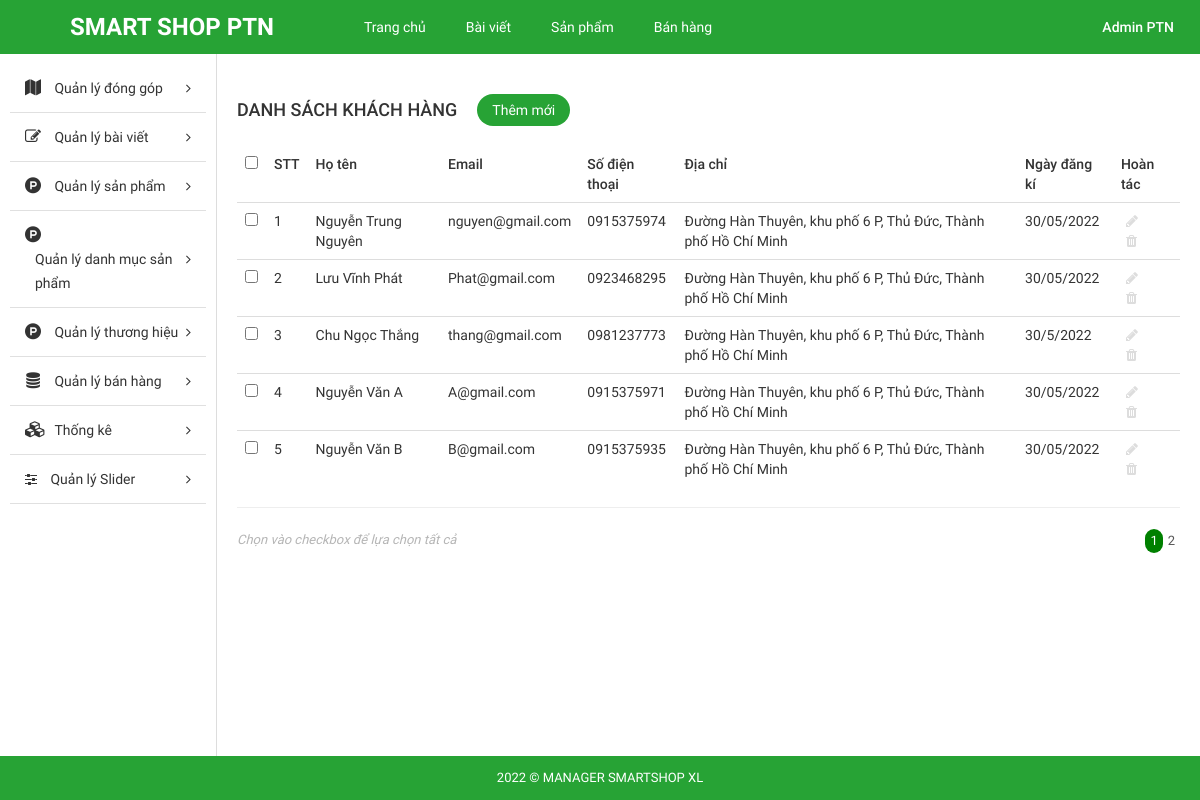
The page /Source_code/admin/index.php?modules=customers&controllers=index&action=list (signed in) on the database as committed earlier.
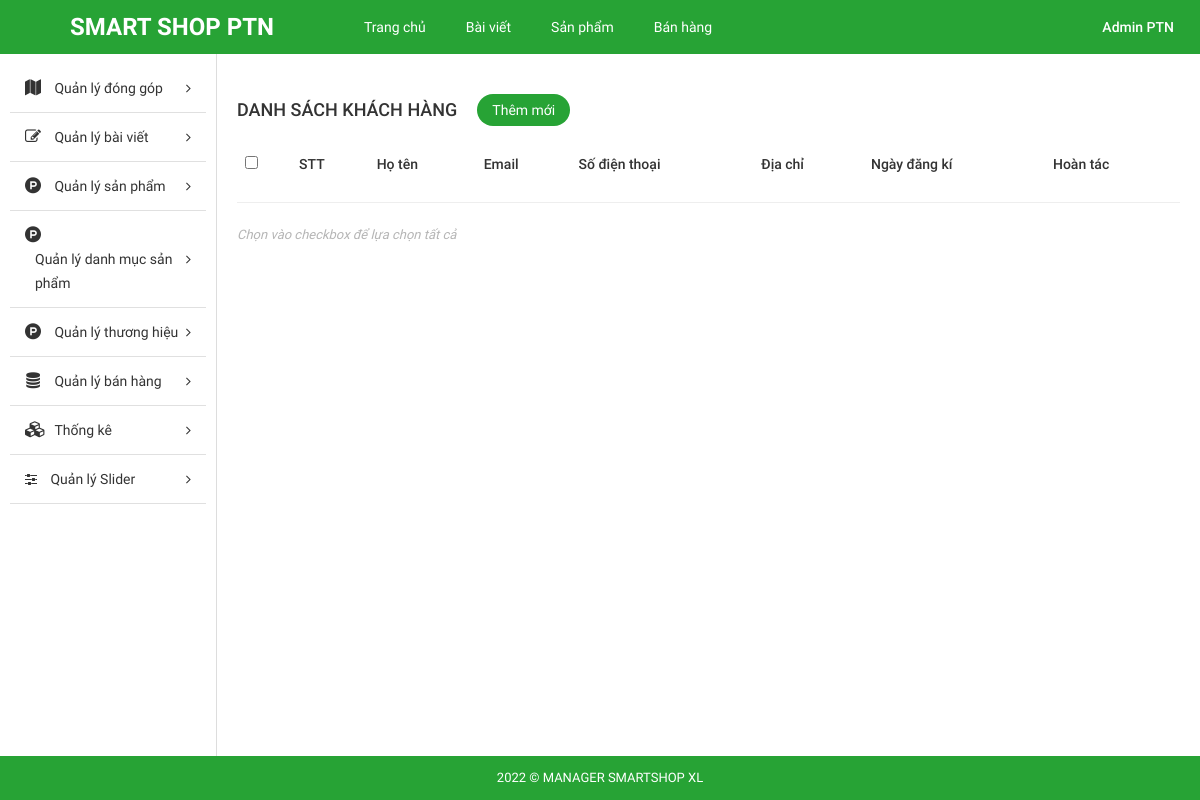
The same page on the database as committed later.
### tables this page shows
CREATE TABLE `tbl_customer` (
  `id` int(11) NOT NULL,
  `username` varchar(255) NOT NULL,
  `password` varchar(255) NOT NULL,
  `fullname` varchar(255) NOT NULL,
  `mail` varchar(255) NOT NULL,
  `phone` varchar(10) NOT NULL,
  `address` text NOT NULL,
  `create_date` varchar(255) NOT NULL
);

### Source_code/admin/libraries/database.php (called while the page is built, shortened)
<?php
function db_query($query_string) {
    global $conn;
    $result = mysqli_query($conn, $query_string);
    return $result;
}
function db_fetch_array($query_string) {
    $result = array();
    $mysqli_result = db_query($query_string);
    while ($row = mysqli_fetch_assoc($mysqli_result)) {
        $result[] = $row;
    }
    return $result;
}

### Source_code/admin/modules/customers/models/indexModel.php (called while the page is built, shortened)
<?php
function getAll() {
	return db_fetch_array("SELECT * FROM `tbl_customer`");
}
 ?>

### Source_code/admin/modules/customers/controllers/indexController.php (called while the page is built, shortened)
<?php
function listAction() {
	$data_tmp =  getAll();
	if(!empty($_GET['page'])){
		$page = $_GET['page'];
	}else{
		$page =1;
	}
	$numProduct = count($data_tmp);
	$productOnPage = 5;
	$num = ceil($numProduct/$productOnPage);
	$start = ($page - 1) * $productOnPage;
	$res =[];
	for ($i=$start; $i < $start+$productOnPage; $i++) {
		if(isset($data_tmp[$i]))
        $res[] = $data_tmp[$i];
	};
	$data = [$res, $num, $page];
	 load_view('index',$data);
}
?>

### Source_code/admin/core/router.php (called while the page is built, shortened)
<?php
$action_name = get_action().'Action';
call_function(array('construct', $action_name));

### Source_code/admin/core/appload.php (called while the page is built, shortened)
<?php
require CONFIGPATH . DIRECTORY_SEPARATOR . 'database.php';
require LIBPATH . DIRECTORY_SEPARATOR . 'database.php';
require COREPATH . DIRECTORY_SEPARATOR . 'base.php';
require COREPATH . DIRECTORY_SEPARATOR . 'router.php';

### Source_code/admin/index.php (called while the page is built, shortened)
<?php
require COREPATH.DIRECTORY_SEPARATOR.'appload.php';

### Source_code/admin/modules/customers/views/indexView.php (the view, shortened to what the changed rows need)
<?php get_header(); ?>
<div id="main-content-wp" class="list-product-page">
    <div class="wrap clearfix">
        <?php get_sidebar(); ?>
        <div id="content" class="fl-right">
            <div class="section" id="title-page">
                <div class="clearfix">
                    <h3 id="index" class="fl-left">Danh sách khách hàng</h3>
                    <a href="?modules=customers&controllers=index&action=add" title="" id="add-new" class="fl-left">Thêm mới</a>
                </div>
            </div>
            <div class="section" id="detail-page">
                <div class="section-detail">
                    <div class="table-responsive">
                        <table class="table list-table-wp">
                            <thead>
                                <tr>
                                    <td><input type="checkbox" name="checkAll" id="checkAll"></td>
                                    <td><span class="thead-text">STT</span></td>
                                    <td><span class="thead-text">Họ tên</span></td>
                                    <td><span class="thead-text">Email</span></td>
                                    <td><span class="thead-text">Số điện thoại</span></td>
                                    <td><span class="thead-text">Địa chỉ</span></td>
                                    <td><span class="thead-text">Ngày đăng kí</span></td>
                                    <td><span class="thead-text">Hoàn tác</span></td>
                                </tr>
                            </thead>
                            <tbody>
                                <?php if(!empty($data['0']))  foreach ($data['0'] as $key => $value) {?>
                                <tr>
                                    <td><input type="checkbox" name="checkItem" class="checkItem"></td>
                                    <td><span class="tbody-text"><?php echo ($key +1); ?></h3></span>
                                    <td><span class="tbody-text"><?php echo $value['fullname']; ?></h3></span>
                                    <td><span class="tbody-text"><?php echo $value['mail']; ?></span></td>
                                    <td><span class="tbody-text"><?php echo $value['phone']; ?></span></td>
                                    <td><span class="tbody-text"><?php echo $value['address']; ?></span></td>
                                    <td><span class="tbody-text"><?php echo $value['create_date']; ?></span></td>
                                    <td>
                                        <ul class="list-operation ">
                                            <li><a href="?modules=customers&controllers=index&action=edit&id=" title="Sửa" class="edit"><i class="fa fa-pencil" aria-hidden="true"></i></a></li>
                                            <li><a onclick="return Del('<?php echo $value['fullname'];?>')" href="?modules=products&controllers=index&action=delete&id=<?php echo $value['id'] ;?>" title="Xóa" class="delete"><i class="fa fa-trash" aria-hidden="true"></i></a></li>
                                        </ul>
                                    </td>
                                </tr>
                                <?php }; ?>
                            </tbody>
                        </table>
                        <hr>
                    </div>
                </div>
            </div>
            <div class="section" id="paging-wp">
                <div class="section-detail clearfix">
                    <p id="desc" class="fl-left">Chọn vào checkbox để lựa chọn tất cả</p>
                    <ul id="list-paging" class="fl-right">
                         <?php for ($i=1; $i <= $data['1'] ; $i++) { ?>
                        <li>
                            <a <?php if($i == $data['2']) echo 'style="background-color: green;color:white; border-radius:300px;"';  ?>  href="?modules=customers&controllers=index&action=list&page=<?php echo $i; ?>" title=""><?php echo $i; ?></a>
                        </li>
                        <?php }; ?>
                    </ul>
                </div>
            </div>
        </div>
    </div>
</div>
<?php get_footer(); ?>

### Source_code/admin/core/base.php (shortened to what the changed rows need)
<?php
function get_module() {
    global $config;
    $module = isset($_GET['modules']) ? $_GET['modules'] : $config['default_module'];
    return $module;
}
function call_function($list_function = array()) {
    if (is_array($list_function)) {
        foreach ($list_function as $f) {
            if (function_exists($f())) {
                $f();
            }
        }
    }
}
function load_view($name, $data_send = array()) {
    $data = $data_send;
    $path = MODULESPATH . DIRECTORY_SEPARATOR . get_module() . DIRECTORY_SEPARATOR . 'views' . DIRECTORY_SEPARATOR . $name . 'View.php';
    if (file_exists($path)) {
        require $path;
    } else {
        echo "Không tìm thấy {$path}";
    }
}
function get_header($name = '') {
    if (empty($name)) {
        $name = 'header';
    } else {
        $name = "header-{$name}";
    }
    $path = LAYOUTPATH . DIRECTORY_SEPARATOR . $name . '.php';
    if (file_exists($path)) {
        require $path;
    } else {
        echo "Không tìm thấy {$path}";
    }
}
function get_footer($name = '') {
    if (empty($name)) {
        $name = 'footer';
    } else {
        $name = "footer-{$name}";
    }
    $path = LAYOUTPATH . DIRECTORY_SEPARATOR . $name . '.php';
    if (file_exists($path)) {
        require $path;
    } else {
        echo "Không tìm thấy {$path}";
    }
}
function get_sidebar($name = '') {
    if (empty($name)) {
        $name = 'sidebar';
    } else {
        $name = "sidebar-{$name}";
    }
    $path = LAYOUTPATH . DIRECTORY_SEPARATOR . $name . '.php';
    if (file_exists($path)) {
        require $path;
    } else {
        echo "Không tìm thấy {$path}";
    }
}
?>

### Source_code/admin/layout/header.php (shortened to what the changed rows need)
<!DOCTYPE html>
<html>
    <head>
        <link href="public/css/bootstrap/bootstrap.min.css" rel="stylesheet" type="text/css"/>
        <link href="public/css/bootstrap/bootstrap-theme.min.css" rel="stylesheet" type="text/css"/>
        <link href="public/reset.css" rel="stylesheet" type="text/css"/>
        <link href="public/css/font-awesome/css/font-awesome.min.css" rel="stylesheet" type="text/css"/>
        <link href="public/style.css" rel="stylesheet" type="text/css"/>
        <link href="public/responsive.css" rel="stylesheet" type="text/css"/>
    </head>
    <body>
        <div id="site">
            <div id="container">
                <div id="header-wp">
                    <div class="wp-inner clearfix">
                        <a href="?modules=home" title="" id="logo" class="fl-left">SMART SHOP PTN</a>
                        <ul id="main-menu" class="fl-left">
                            <li>
                                <a href="?modules=home" title="">Trang chủ</a>
                            </li>
                            <li>
                                <a href="?page=list_post" title="">Bài viết</a>
                            </li>
                            <li>
                                <a href="?modules=products&controllers=index&action=list" title="">Sản phẩm</a>
                            </li>
                            <li>
                                <a href="" title="">Bán hàng</a>
                            </li>
                        </ul>
                        <div id="dropdown-user" class="dropdown dropdown-extended fl-right">
                            <button class="dropdown-toggle clearfix" type="button"  data-toggle="dropdown" aria-haspopup="true" aria-expanded="true">
                            <h3 id="account" class="fl-right"><?php echo $_SESSION['fullname'];?></h3>
                            </button>
                        </div>
                    </div>
                </div>

### Source_code/admin/layout/sidebar.php (shortened to what the changed rows need)
<div id="sidebar" class="fl-left">
    <ul id="sidebar-menu">
       <li class="nav-item">
            <a href="" title="" class="nav-link nav-toggle">
                <span class="fa fa-map icon"></span>
                <span class="title">Quản lý đóng góp</span>
            </a>
        </li>
        <li class="nav-item">
            <a href="" title="" class="nav-link nav-toggle">
                <span class="fa fa-pencil-square-o icon"></span>
                <span class="title">Quản lý bài viết</span>
            </a>
        </li>
        <li class="nav-item">
            <a href="" title="" class="nav-link nav-toggle">
                <span class="fa fa-product-hunt icon"></span>
                <span class="title">Quản lý sản phẩm</span>
            </a>
        </li>
        <li class="nav-item">
            <a href="" title="" class="nav-link nav-toggle">
                <span class="fa fa-product-hunt icon"></span>
                <span class="title">Quản lý danh mục sản phẩm</span>
            </a>
        </li>
            <li class="nav-item">
            <a href="" title="" class="nav-link nav-toggle">
                <span class="fa fa-product-hunt icon"></span>
                <span class="title">Quản lý thương hiệu</span>
            </a>
        </li>
        <li class="nav-item">
            <a href="" title="" class="nav-link nav-toggle">
                <span class="fa fa-database icon"></span>
                <span class="title">Quản lý bán hàng</span>
            </a>
        </li>
        <li class="nav-item">
            <a href="#" title="" class="nav-link nav-toggle">
                <span class="fa fa-cubes icon"></span>
                <span class="title">Thống kê</span>
            </a>
        </li>
        <li class="nav-item">
            <a href="#" title="" class="nav-link nav-toggle">
                <i class="fa fa-sliders" aria-hidden="true"></i>
                <span class="title">Quản lý Slider</span>
            </a>
        </li>
    </ul>
</div>

### Source_code/admin/layout/footer.php
<div id="footer-wp">
    <div class="wp-inner">
        <p id="copyright">2022 © MANAGER SMARTSHOP XL</p>
    </div>
</div>
</div>
</div>
</body>
</html>

Rows that differ between the two databases and show on the page:
removed tbl_customer: fullname "Nguyễn Trung Nguyên", mail "nguyen@gmail.com", phone "0915375974", address "Đường Hàn Thuyên, khu phố 6 P, Thủ Đức, Thành phố Hồ Chí Minh", create_date "30/05/2022"
removed tbl_customer: fullname "Lưu Vĩnh Phát", mail "Phat@gmail.com", phone "0923468295", address "Đường Hàn Thuyên, khu phố 6 P, Thủ Đức, Thành phố Hồ Chí Minh", create_date "30/05/2022"
removed tbl_customer: fullname "Chu Ngọc Thắng", mail "thang@gmail.com", phone "0981237773", address "Đường Hàn Thuyên, khu phố 6 P, Thủ Đức, Thành phố Hồ Chí Minh", create_date "30/5/2022"
removed tbl_customer: fullname "Nguyễn Văn A", mail "A@gmail.com", phone "0915375971", address "Đường Hàn Thuyên, khu phố 6 P, Thủ Đức, Thành phố Hồ Chí Minh", create_date "30/05/2022"
removed tbl_customer: fullname "Nguyễn Văn B", mail "B@gmail.com", phone "0915375935", address "Đường Hàn Thuyên, khu phố 6 P, Thủ Đức, Thành phố Hồ Chí Minh", create_date "30/05/2022"
Other text that changed with them:
list line gone: "1 2"
